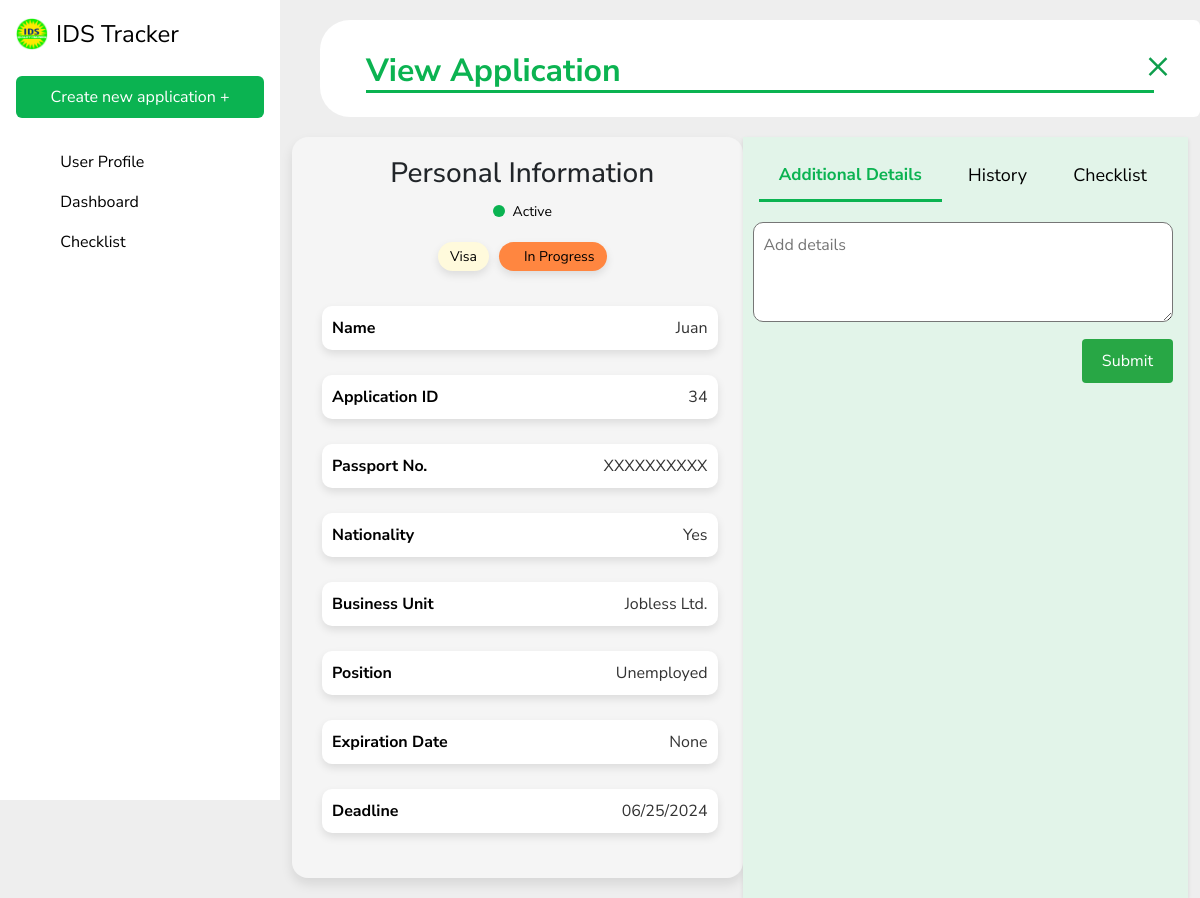
Screenshot of /view_application/34/ with the database file from the repository.
### IDSapp/models.py (models this page shows, shortened)
class Application(models.Model):
    application_types = [
        ('Renewal', 'Renewal'),
        ('Application', 'Application')
    ]
    document_types = [
        ('Visa', 'Visa'),
        ('Passport', 'Passport'),
        ('Work Permit', 'Work Permit')
    ]
    statuses = [
        ('In Progress', 'In Progress'),
        ('Lodged', 'Lodged'),
        ('Rejected', 'Rejected'),
        ('Approved', 'Approved'),
        ('Archived', 'Archived')
    ]
    conditions = [
        ('Active', 'Active'),
        ('Archived', 'Archived')
    ]
    firstName = models.CharField(max_length = 50)
    lastName = models.CharField(max_length = 50)
    nationality = models.CharField(max_length = 50)
    companyPos = models.CharField(max_length = 50)
    passportNo = models.CharField(max_length = 15)
    expirationDate = models.DateField(blank=True, null=True)
    deadline = models.DateField(blank=True, null=True)
    status = models.CharField(max_length = 20, choices = statuses)
    applicationType = models.CharField(max_length = 20, choices = application_types)
    documentType = models.CharField(max_length = 20, choices = document_types)
    businessUnit = models.CharField(max_length = 50)
    condition = models.CharField(max_length = 20, choices = conditions)
    comment = models.TextField(blank=True, null=True)
    priority = models.IntegerField(default=0)
    objects = models.Manager()
    def getFirstName(self):
        return self.firstName
    def getNationality(self):
        return self.nationality
    def getPassportNo(self):
        return self.passportNo
    def getExpirationDate(self):
        return self.expirationDate.strftime('%m/%d/%Y') if self.expirationDate else None
    def getDeadline(self):
        return self.deadline.strftime('%m/%d/%Y') if self.deadline else None
    def getStatus(self):
        return self.status
    def getDocumentType(self):
        return self.documentType
    def getBusinessUnit(self):
        return self.businessUnit
    def getCondition(self):
        return self.condition

### IDSapp/views.py (the view)
# urls.py: path('view_application/<int:pk>/', views.view_application, name='view_application'),
def view_application(request,pk): #add pk here
    a = get_object_or_404(Application, pk=pk)
    return render(request, 'view_application.html',{'a':a})

### IDSapp/templates/view_application.html (shortened to what this page needs)
{% extends 'base.html' %}
{% load static %}
{% block content %}
<div style="padding-top: 20px; margin-left: 40px;">
    <div class="card" style="border: none; border-bottom-left-radius: 30px; border-top-left-radius: 30px;">
        <div class="card-body">
            <h2 class="card-title mt-3" style="margin-left: 30px; margin-right: 30px; color: #0BB351; font-weight: bold; border-bottom: 3px solid #0BB351;">View Application</h2>
            <a href="{% url 'view_dashboard' %}" class="close-icon">&times;</a>
        </div>
    </div>
</div>
<div class="container">
    <div class="content">
      <div class="main" style="display: flex;">
        <div class="info-block" style="flex: 1; padding-right: 10px;">
            <h3 class='personal-information'>Personal Information</h3>
            <div class="status-row">
                <span class='status-condition'>{{a.getCondition}}</span>
            </div>
            <div class="status-row">
                <span class="docu-type">  {{a.getDocumentType}}</span>
                <span class="status-indicator
                    {% if a.status == 'In Progress' %}status-in-progress
                    {% elif a.status == 'Lodged' %}status-lodged
                    {% elif a.status == 'Approved' %}status-approved
                    {% elif a.status == 'Rejected' %}status-rejected
                    {% endif %}">
                    {{a.getStatus}}
                </span>
            </div>
            <div class="info-row">
                <label>Name</label>
                <span>{{a.getFirstName}}</span>
            </div>
            <div class="info-row">
                <label>Application ID</label>
                <span>{{a.pk}}</span>
            </div>
            <div class="info-row">
                <label>Passport No.</label>
                <span>{{a.getPassportNo}}</span>
            </div>
            <div class="info-row">
                <label>Nationality</label>
                <span>{{a.getNationality}}</span>
            </div>
            <div class="info-row">
                <label>Business Unit</label>
                <span>{{a.getBusinessUnit}}</span>
            </div>
            <div class="info-row">
                <label>Position</label>
                <span>{{a.companyPos}}</span>
            </div>
            <div class="info-row">
                <label>Expiration Date</label>
                <span>{{a.getExpirationDate}}</span>
            </div>
            <div class="info-row">
                <label>Deadline</label>
                <span>{{a.getDeadline}}</span>
            </div>
        </div>
        <div class="form-section" style="flex: 1; padding-left: 10px;">
            <div class='tabs'>
                <a href="#" class="tab active">Additional Details</a>
                <a href="#" class="tab">History</a>
                <a href="#" class="tab">Checklist</a>
            </div>
          <textarea placeholder="Add details"></textarea>
          <div class="button-container">
            <button>Submit</button>
          </div>
        </div>
      </div>
    </div>
  </div>
{% endblock %}

### IDSapp/templates/base.html (style rules this page uses)
body { background-color: #EEE; font-family: 'Nunito Sans', sans-serif; }

### IDSapp/templates/view_application.html (style rules this page uses)
.close-icon { position: absolute; top: 15px; right: 30px; font-size: 40px; text-decoration: none; color: #0e9e4c; }
.personal-information { flex-direction: column; justify-content: center; margin: 0; }
.status-condition { color: Black; font-size: 14px; text-align: center; display: inline-block; position: relative; padding-left: 20px; }
.status-condition::before { content: ''; position: absolute; left: 0; top: 50%; transform: translateY(-50%); width: 12px; height: 12px; background-color: #0ab351; border-radius: 50%; }
.status-row, .info-row { display: flex; justify-content: center; padding: 10px; }
.status-indicator { color: Black; padding: 4px 12px; border-radius: 20px; font-size: 14px; margin-bottom: 25px; box-shadow: 0 4px 8px rgba(0, 0, 0, 0.1); text-align: center; display: inline-block; position: relative; padding-left: 25px; }
.status-in-progress { background-color: #ff8640; }
.docu-type { background-color: #fffadc; color: black; padding: 4px 12px; border-radius: 20px; font-size: 14px; margin-bottom: 25px; margin-right: 10px; box-shadow: 0 4px 8px rgba(0, 0, 0, 0.1); }
.info-block { background-color: #f5f5f5; padding: 20px; margin-bottom: 20px; border-radius: 16px; box-shadow: 0 6px 12px rgba(0,0,0,0.1); justify-content: center; text-align: center; margin: 20px 0; }
.info-row { display: flex; justify-content: space-between; margin-bottom: 25px; margin-right: 15px; margin-left: 10px; align-items: center; background: white; padding: 10px; border-radius: 10px; box-shadow: 0 4px 8px rgba(0, 0, 0, 0.1); }
.info-row label { font-weight: bold; color: black; }
.info-row span { color: #333; text-align: right; }
.form-section { background-color: #e2f4e9; padding: 15px; box-shadow: 0 2px 4px rgba(0,0,0,0.1); margin-top: 20px; }
.form-section textarea { width: 100%; padding: 10px; margin-bottom: 10px; height: 100px; border-radius: 10px; }
.form-section .button-container { display: flex; justify-content: flex-end; }
.form-section button { padding: 10px 20px; background-color: #28a745; color: white; border: none; border-radius: 4px; cursor: pointer; justify-content: right; }
.tabs { display: flex; justify-content: space-evenly; margin-bottom: 20px; }
.tab { display: block; padding: 10px 20px; color: black; text-decoration: none; border-bottom: 3px solid transparent; font-size: 18px; }
.tab.active { border-bottom: 3px solid #0BB351; font-weight: bold; font-size: 17px; color: #0BB351; }

### rows the page displays
Application: getCondition "Active", getDocumentType "Visa", getStatus "In Progress", getFirstName "Juan", pk "34", getPassportNo "XXXXXXXXXX", getNationality "Yes", getBusinessUnit "Jobless Ltd.", companyPos "Unemployed", getExpirationDate "None", getDeadline "06/25/2024"
